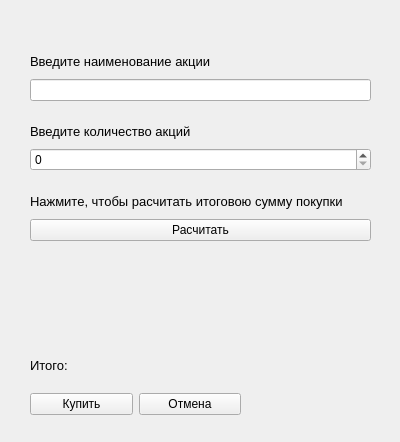
<?xml version="1.0" encoding="UTF-8"?>
<ui version="4.0">
 <class>Form</class>
 <widget class="QWidget" name="Form">
  <property name="geometry">
   <rect>
    <x>0</x>
    <y>0</y>
    <width>400</width>
    <height>442</height>
   </rect>
  </property>
  <property name="windowTitle">
   <string>Form</string>
  </property>
  <widget class="QWidget" name="verticalLayoutWidget">
   <property name="geometry">
    <rect>
     <x>30</x>
     <y>50</y>
     <width>341</width>
     <height>51</height>
    </rect>
   </property>
   <layout class="QVBoxLayout" name="verticalLayout">
    <item>
     <widget class="QLabel" name="label">
      <property name="font">
       <font>
        <pointsize>10</pointsize>
       </font>
      </property>
      <property name="text">
       <string>Введите наименование акции</string>
      </property>
     </widget>
    </item>
    <item>
     <widget class="QLineEdit" name="namee"/>
    </item>
   </layout>
  </widget>
  <widget class="QWidget" name="verticalLayoutWidget_2">
   <property name="geometry">
    <rect>
     <x>30</x>
     <y>120</y>
     <width>341</width>
     <height>51</height>
    </rect>
   </property>
   <layout class="QVBoxLayout" name="verticalLayout_2">
    <item>
     <widget class="QLabel" name="label_2">
      <property name="font">
       <font>
        <pointsize>10</pointsize>
       </font>
      </property>
      <property name="text">
       <string>Введите количество акций</string>
      </property>
     </widget>
    </item>
    <item>
     <widget class="QSpinBox" name="number"/>
    </item>
   </layout>
  </widget>
  <widget class="QWidget" name="verticalLayoutWidget_3">
   <property name="geometry">
    <rect>
     <x>30</x>
     <y>190</y>
     <width>341</width>
     <height>51</height>
    </rect>
   </property>
   <layout class="QVBoxLayout" name="verticalLayout_3">
    <item>
     <widget class="QLabel" name="label_3">
      <property name="font">
       <font>
        <pointsize>10</pointsize>
       </font>
      </property>
      <property name="text">
       <string>Нажмите, чтобы расчитать итоговою сумму покупки</string>
      </property>
     </widget>
    </item>
    <item>
     <widget class="QPushButton" name="calc">
      <property name="text">
       <string>Расчитать</string>
      </property>
     </widget>
    </item>
   </layout>
  </widget>
  <widget class="QWidget" name="verticalLayoutWidget_4">
   <property name="geometry">
    <rect>
     <x>30</x>
     <y>350</y>
     <width>341</width>
     <height>31</height>
    </rect>
   </property>
   <layout class="QVBoxLayout" name="verticalLayout_4">
    <item>
     <widget class="QLabel" name="all">
      <property name="font">
       <font>
        <pointsize>10</pointsize>
       </font>
      </property>
      <property name="text">
       <string>Итого:</string>
      </property>
     </widget>
    </item>
   </layout>
  </widget>
  <widget class="QWidget" name="horizontalLayoutWidget">
   <property name="geometry">
    <rect>
     <x>30</x>
     <y>389</y>
     <width>211</width>
     <height>31</height>
    </rect>
   </property>
   <layout class="QHBoxLayout" name="horizontalLayout">
    <item>
     <widget class="QPushButton" name="buy">
      <property name="text">
       <string>Купить</string>
      </property>
     </widget>
    </item>
    <item>
     <widget class="QPushButton" name="cancel">
      <property name="text">
       <string>Отмена</string>
      </property>
     </widget>
    </item>
   </layout>
  </widget>
 </widget>
 <resources/>
 <connections/>
</ui>
